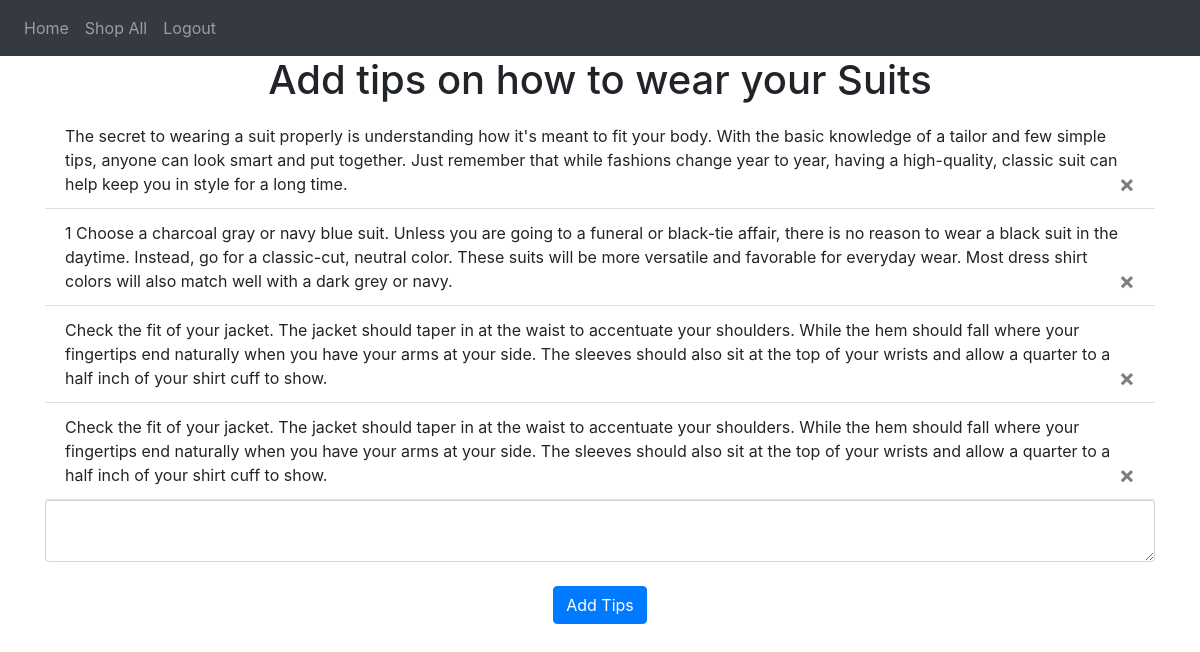
The app's page / (signed in) with its own data.
### website/models.py (models this page shows)
class Note(db.Model):
    id = db.Column(db.Integer, primary_key=True)
    data = db.Column(db.String(100000))
    date = db.Column(db.DateTime(timezone=True), default=func.now())
    user_id = db.Column(db.Integer, db.ForeignKey('user.id'))

### website/views.py (the view, shortened to what this page needs)
@views.route('/', methods = ['GET', 'POST'])
@login_required
def home():
    return render_template("home.html", user=current_user)

### website/__init__.py (called while the page is built)
def create_app():
    app = Flask(__name__)
    app.config['SECRET_KEY'] = 'this is the best website 100/100'
    app.config['SQLALCHEMY_DATABASE_URI'] = f'sqlite:///{DB_NAME}'
    db.init_app(app)
    from .views import views, suits
    from .auth import auth
    app.register_blueprint(views, url_prefix='/')
    app.register_blueprint(auth, url_prefix='/')
    app.register_blueprint(suits, url_prefix='/')
    from .models import User, Note, Suit
    create_database(app)
    login_manager = LoginManager()
    login_manager.login_view = 'auth.login'
    login_manager.init_app(app)
    @login_manager.user_loader
    def load_user(id):
        return User.query.get(int(id))
    return app

### website/templates/home.html
{% extends "base.html" %} {% block title %}Zestora{% endblock %}
{% block content%}
<h1 align="center">Add tips on how to wear your Suits</h1>
<ul class="list-group list-group-flush" id="notes">
    {% for note in user.notes %}
    <li class="list-group-item">{{ note.data }}
    <button type="button" class="close" onClick="deleteNote({{ note.id }})">
        <span aria-hidden="true">&times;</span>
    </button></li>
    {% endfor %}
</ul>
<form method="POST">
    <textarea name="note" id="note" class="form-control"></textarea>
    <br />
    <div align="center">
       <button type="submit" class="btn btn-primary">Add Tips</button>
    </div>
</form>
{% endblock %}

### website/templates/base.html (shortened to what this page needs)
<!DOCTYPE html>
<html>
  <head>
    <link rel="stylesheet" href="https://stackpath.bootstrapcdn.com/bootstrap/4.4.1/css/bootstrap.min.css"/>
    <link rel="stylesheet" href="https://stackpath.bootstrapcdn.com/font-awesome/4.7.0/css/font-awesome.min.css"/>
  </head>
  <body>
<nav class="navbar navbar-expand-lg navbar-dark bg-dark">
    <div class="collapse navbar-collapse" id="navbar">
        <div class="navbar-nav">
            {% if user.is_authenticated %}
            <a class="nav-item nav-link" id="home" href="/">Home</a>
            <a class="nav-item nav-link" id="shopAll" href="/suits">Shop All</a>
            <a class="nav-item nav-link" id="logout" href="/logout">Logout</a>
            {% else %}
            <a class="nav-item nav-link" id="login" href="/login">Login</a>
            <a class="nav-item nav-link" id="signUp" href="/sign-up">Sign Up</a>
            {% endif %}
        </div>
    </div>
</nav>
    <div class="container">
      {% block content %}
      {% endblock %}
    </div>
  </body>
</html>

### records on screen
Note: data "The secret to wearing a suit properly is understanding how it's meant to fit your body. With the basic knowledge of a tailor and few simple tips, anyone can look smart and put together. Just remember that while fashions change year to year, having a high-quality, classic suit can help keep you in style for a long time."
Note: data "1 Choose a charcoal gray or navy blue suit. Unless you are going to a funeral or black-tie affair, there is no reason to wear a black suit in the daytime. Instead, go for a classic-cut, neutral color. These suits will be more versatile and favorable for everyday wear. Most dress shirt colors will also match well with a dark grey or navy."
Note: data "Check the fit of your jacket. The jacket should taper in at the waist to accentuate your shoulders. While the hem should fall where your fingertips end naturally when you have your arms at your side. The sleeves should also sit at the top of your wrists and allow a quarter to a half inch of your shirt cuff to show."
Note: data "Check the fit of your jacket. The jacket should taper in at the waist to accentuate your shoulders. While the hem should fall where your fingertips end naturally when you have your arms at your side. The sleeves should also sit at the top of your wrists and allow a quarter to a half inch of your shirt cuff to show."
